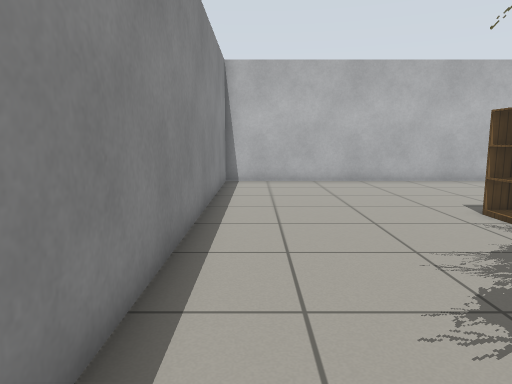
[1] (above)

13 first-person views from a walk through a world built for the Gazebo simulator. The camera is 0.86 m above the floor, tilts 8° down and sees 70° across. Floor lines are 1 m apart. The floor is counted in squares, 0.5 m on a side. Each view is taken from the middle of a square. On the plan, view 1 faces up. The plan holds only what a view shows up to about 17 squares ahead; the rest is blank. Robots are left out. Simple patterns stand in for the simulator's built-in surfaces.

[2]
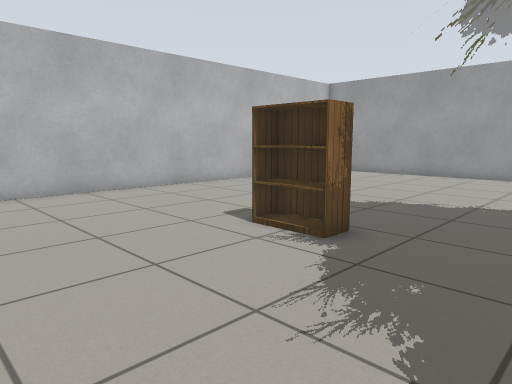

[3]
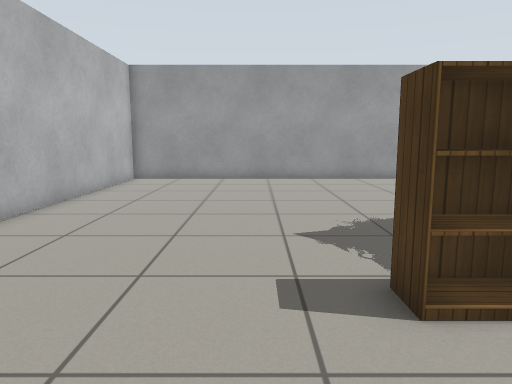

[4]
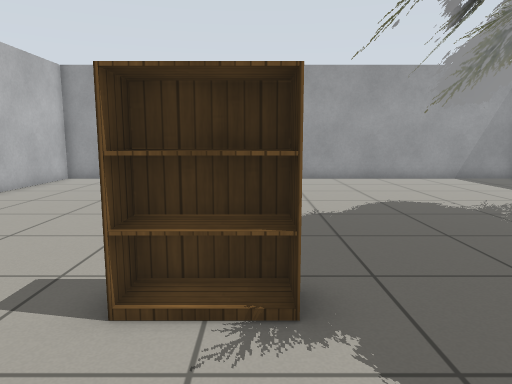

[5]
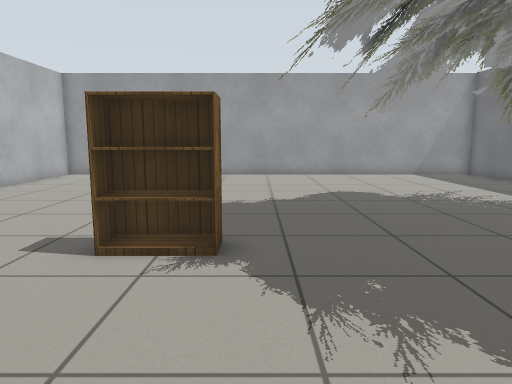

[6]
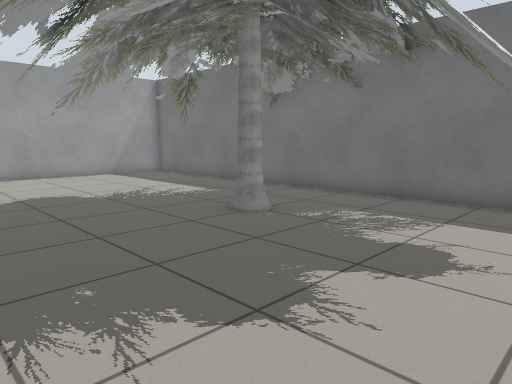

[7]
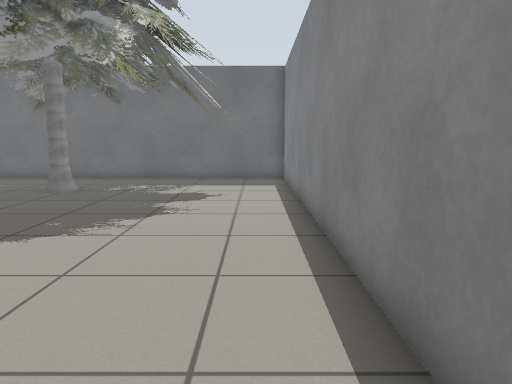

[8]
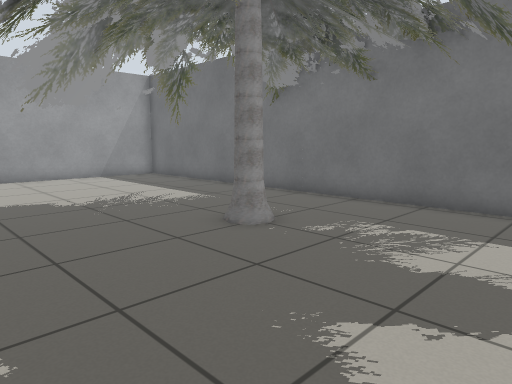

[9]
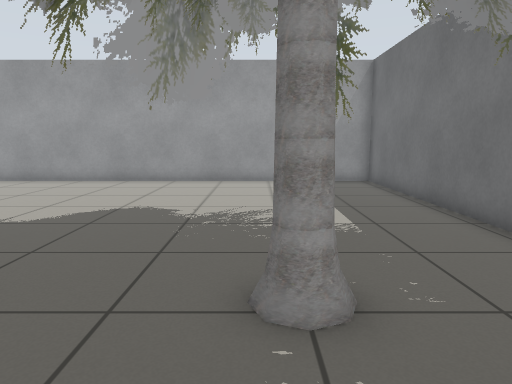

[10]
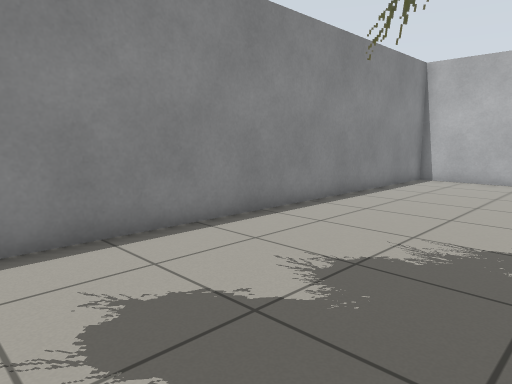

[11]
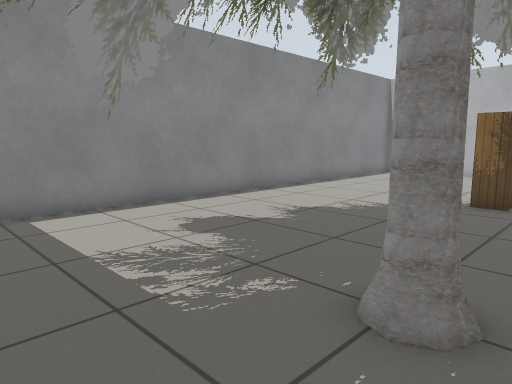

[12]
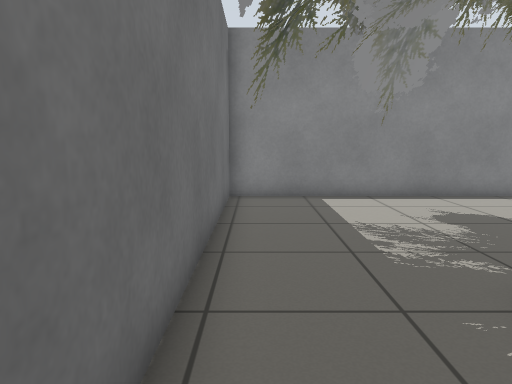

[13]
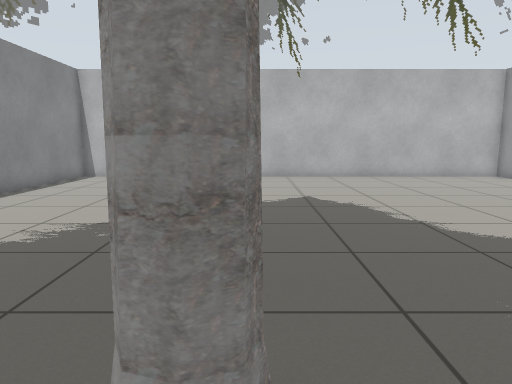

### Floor plan
Key: @ floor where view 1 was taken; # wall or solid block; x gap in a wall; . floor; = window, fence, low wall or low ledge; B bookshelf; T thing the floor can be seen under or through.
Columns run from 2 left of view 1 to 19 right of it. Each row starts with its distance up from view 1.
 16 ######################
 15 #....................#
 14 #....................#
 13 #....................#
 12 #....................#
 11 #....................#
 10 #....................#
  9 #....................#
  8 #.......B............#
  7 #.......B............#
  6 #.......x............#
  5 #.....      .........#
  4 #....    .. T .......#
  3 #... ........ T......#
  2 #............TT......#
  1 #.. .........TT......#
  0 #.@T.....#... T .....#
 -1 #..T. .......T =.....#
 -2 #..TT. .......T......#
 -3 #..  ......... ......#
 -4 #... ........ .......#
 -5 ######################

Positions as (right, up) in squares from view 1, and headings:
1: (0, 0), facing up
2: (0, 3), facing up-right
3: (2, 10), facing right
4: (2, 7), facing right
5: (0, 6), facing right
6: (0, 6), facing down-right
7: (0, 12), facing down
8: (1, 5), facing down-right
9: (3, 0), facing right
10: (5, -1), facing up-left
11: (8, -4), facing up-left
12: (10, -4), facing left
13: (7, -2), facing up
